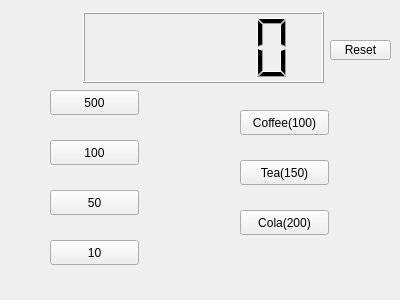
<?xml version="1.0" encoding="UTF-8"?>
<ui version="4.0">
 <class>Widget</class>
 <widget class="QWidget" name="Widget">
  <property name="geometry">
   <rect>
    <x>0</x>
    <y>0</y>
    <width>400</width>
    <height>300</height>
   </rect>
  </property>
  <property name="windowTitle">
   <string>Widget</string>
  </property>
  <widget class="QLCDNumber" name="lcdNumber">
   <property name="geometry">
    <rect>
     <x>83</x>
     <y>12</y>
     <width>241</width>
     <height>71</height>
    </rect>
   </property>
  </widget>
  <widget class="QPushButton" name="pb500">
   <property name="geometry">
    <rect>
     <x>50</x>
     <y>90</y>
     <width>89</width>
     <height>25</height>
    </rect>
   </property>
   <property name="text">
    <string>500</string>
   </property>
  </widget>
  <widget class="QPushButton" name="pb100">
   <property name="geometry">
    <rect>
     <x>50</x>
     <y>140</y>
     <width>89</width>
     <height>25</height>
    </rect>
   </property>
   <property name="text">
    <string>100</string>
   </property>
  </widget>
  <widget class="QPushButton" name="pb50">
   <property name="geometry">
    <rect>
     <x>50</x>
     <y>190</y>
     <width>89</width>
     <height>25</height>
    </rect>
   </property>
   <property name="text">
    <string>50</string>
   </property>
  </widget>
  <widget class="QPushButton" name="pb10">
   <property name="enabled">
    <bool>true</bool>
   </property>
   <property name="geometry">
    <rect>
     <x>50</x>
     <y>240</y>
     <width>89</width>
     <height>25</height>
    </rect>
   </property>
   <property name="text">
    <string>10</string>
   </property>
  </widget>
  <widget class="QPushButton" name="pbcoffee">
   <property name="geometry">
    <rect>
     <x>240</x>
     <y>110</y>
     <width>89</width>
     <height>25</height>
    </rect>
   </property>
   <property name="text">
    <string>Coffee(100)</string>
   </property>
  </widget>
  <widget class="QPushButton" name="pbtea">
   <property name="geometry">
    <rect>
     <x>240</x>
     <y>160</y>
     <width>89</width>
     <height>25</height>
    </rect>
   </property>
   <property name="text">
    <string>Tea(150)</string>
   </property>
  </widget>
  <widget class="QPushButton" name="pbcola">
   <property name="geometry">
    <rect>
     <x>240</x>
     <y>210</y>
     <width>89</width>
     <height>25</height>
    </rect>
   </property>
   <property name="text">
    <string>Cola(200)</string>
   </property>
  </widget>
  <widget class="QPushButton" name="pbreset">
   <property name="geometry">
    <rect>
     <x>330</x>
     <y>40</y>
     <width>61</width>
     <height>20</height>
    </rect>
   </property>
   <property name="text">
    <string>Reset</string>
   </property>
  </widget>
 </widget>
 <layoutdefault spacing="6" margin="11"/>
 <resources/>
 <connections/>
</ui>
